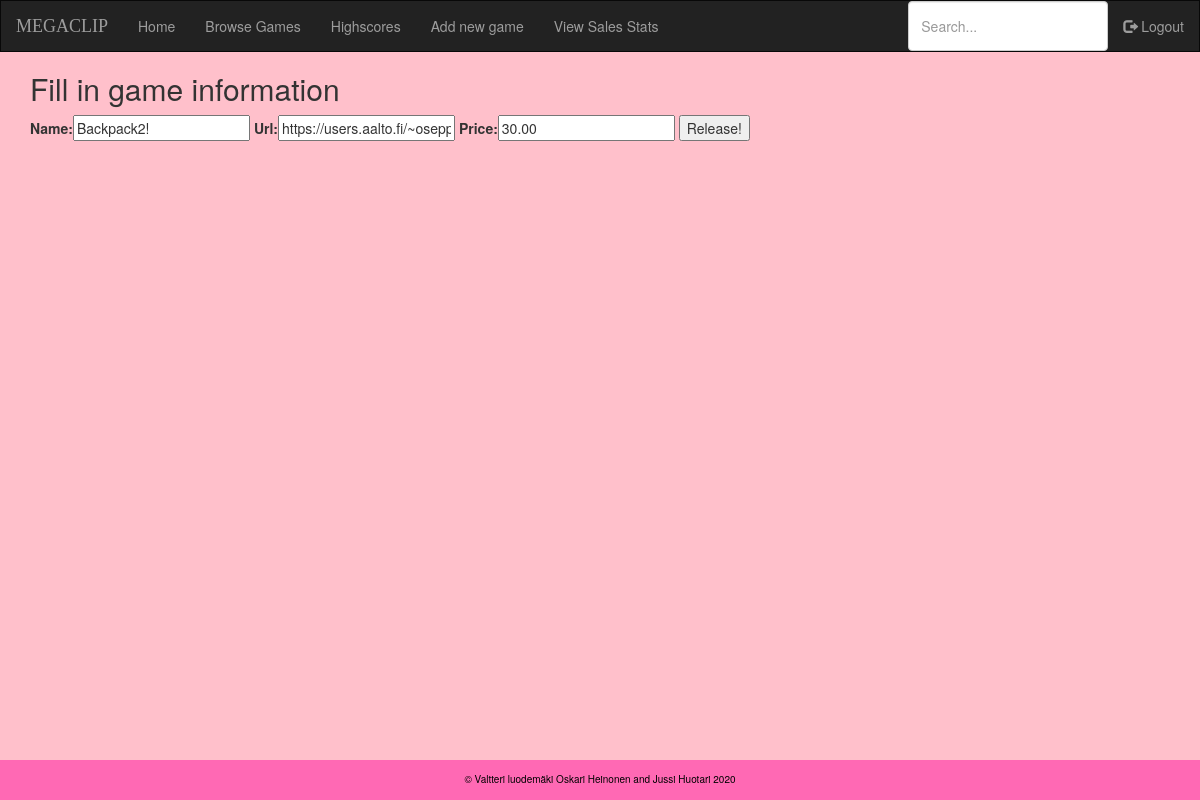
The app's page /game/Backpack2!/update/ (signed in), older data.
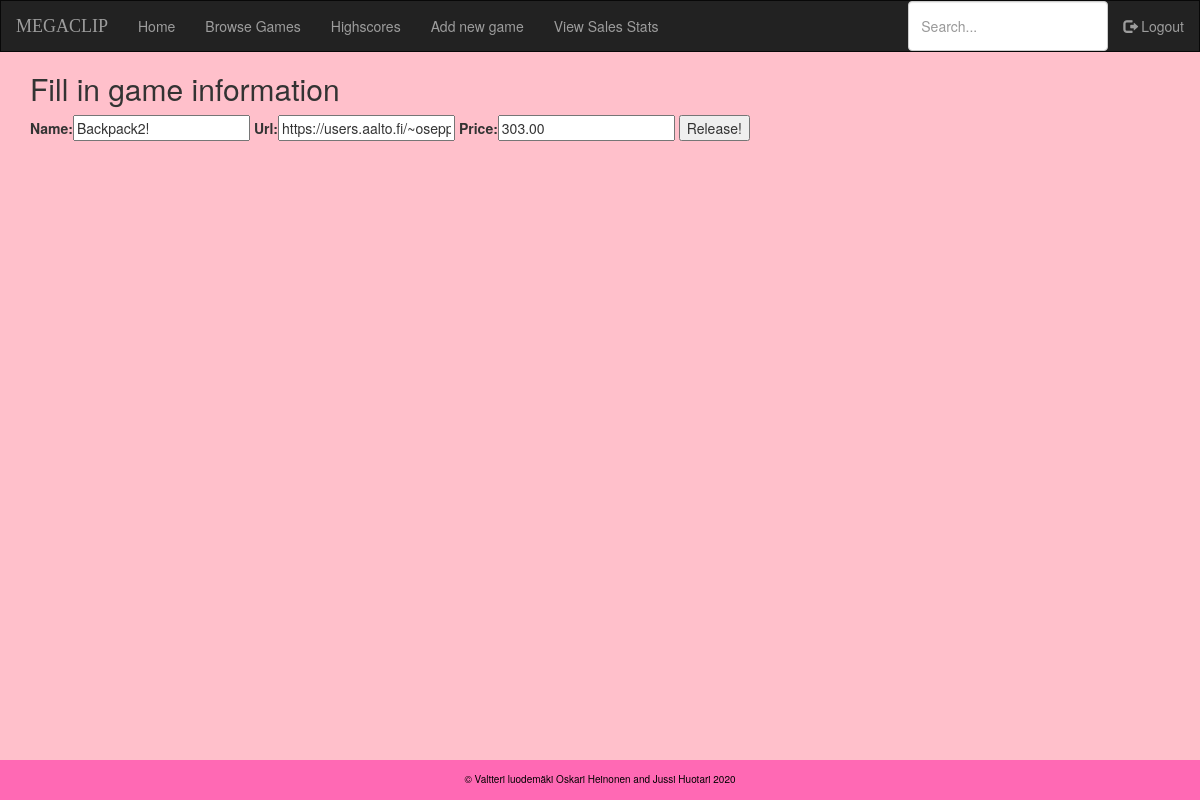
The same page, newer data.
### gamestore/models.py (models this page shows, shortened)
class Game(models.Model):
    name = models.CharField(max_length=255, primary_key=True, unique=True)
    url = models.URLField(max_length=255)
    price = models.DecimalField(max_digits=20, decimal_places=2)
    developer = models.ForeignKey('users.CustomUser', on_delete=models.CASCADE, null=True)

### gamestore/views.py (the view, shortened to what this page needs)
# urls.py: path('game/<str:pk>/update/',GameUpdateView.as_view(),name='game-update'),
class GameUpdateView(LoginRequiredMixin, UserPassesTestMixin, UpdateView):
    model = Game
    fields = ['name', 'url', 'price']
    def test_func(self):
        game = self.get_object()
        return self.request.user == game.developer

### gamestore/templates/gamestore/game_form.html (shortened to what this page needs)
{% extends 'base.html' %}
{% block content %}
<h2>Fill in game information</h2>
<form method="post">
    {{ form }}
    <input type="submit" value="Release!">
</form>
{% endblock %}

Row changes from the older to the newer data that the page shows:
changed Game "Backpack2!": price "30.00" → "303.00"
